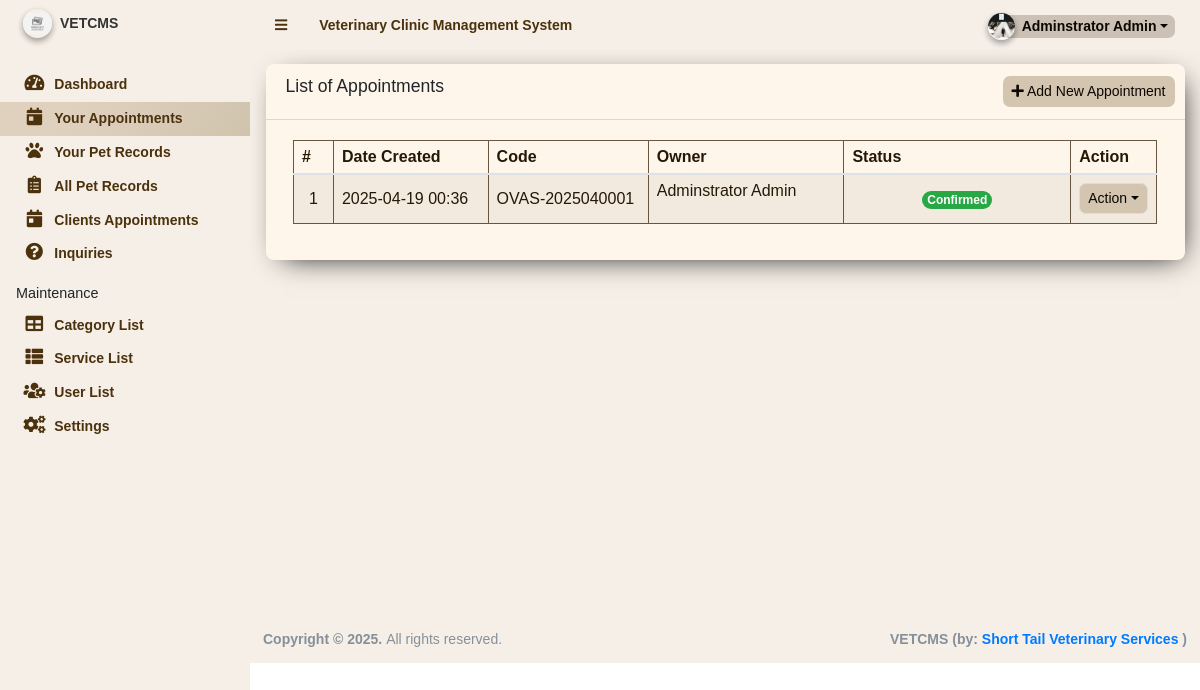
The page /admin/?page=appointment_user (signed in) on the database as committed earlier.
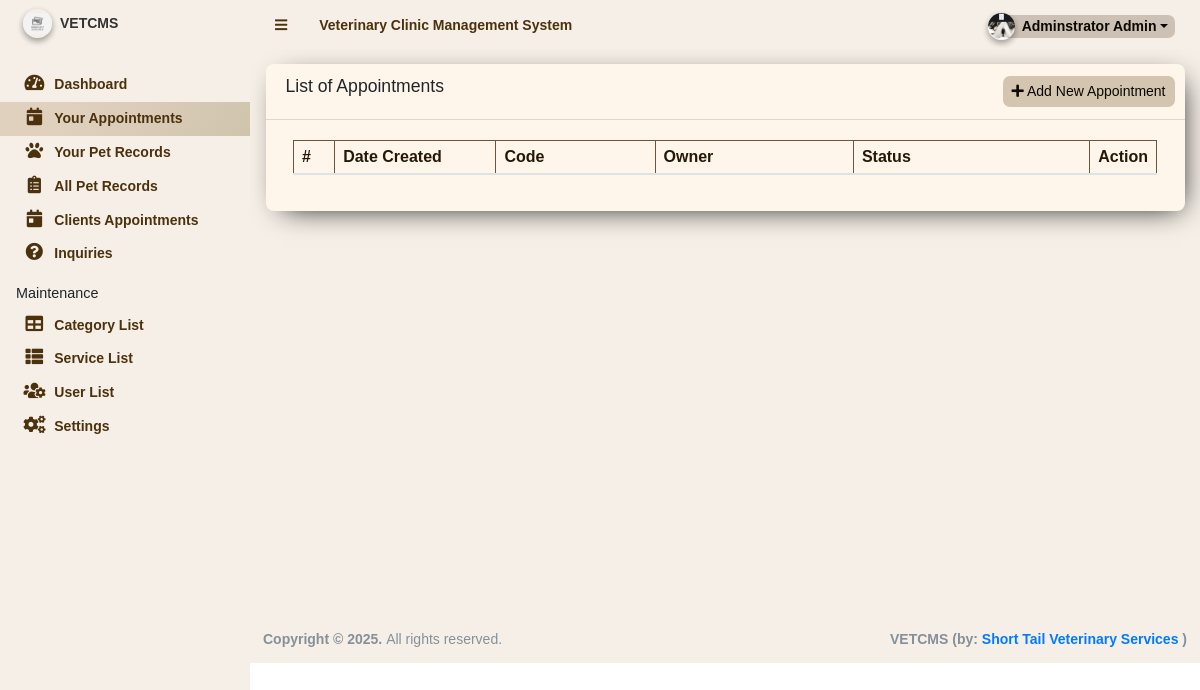
The same page on the database as committed later.
### tables this page shows
CREATE TABLE `appointment_list` (
  `id` int(11) NOT NULL,
  `code` varchar(100) NOT NULL,
  `schedule` date NOT NULL,
  `owner_name` text NOT NULL,
  `contact` text NOT NULL,
  `email` text NOT NULL,
  `address` text NOT NULL,
  `category_id` int(11) NOT NULL,
  `breed` text NOT NULL,
  `age` varchar(50) NOT NULL,
  `service_ids` text DEFAULT NULL,
  `status` tinyint(4) NOT NULL DEFAULT 0,
  `date_created` datetime NOT NULL DEFAULT current_timestamp(),
  `date_updated` datetime DEFAULT NULL ON UPDATE current_timestamp(),
  `pet_id` int(11) NOT NULL,
  `owner_id` int(11) NOT NULL,
  `time_sched` time DEFAULT NULL
);

### classes/DBConnection.php (called while the page is built, shortened)
<?php
class DBConnection{
    private $host = DB_SERVER;
    private $username = DB_USERNAME;
    private $password = DB_PASSWORD;
    private $database = DB_NAME;
    public $conn;
    public function __construct(){
        if (!isset($this->conn)) {
            $this->conn = new mysqli($this->host, $this->username, $this->password, $this->database);
        }
    }
}
?>

### classes/SystemSettings.php (called while the page is built, shortened)
<?php
class SystemSettings extends DBConnection{
	function userdata($field = ''){
		if(!empty($field)){
			if(isset($_SESSION['userdata'][$field]))
				return $_SESSION['userdata'][$field];
			else
				return null;
		}else{
			return false;
		}
	}
}
$_settings = new SystemSettings();
?>

### admin/appointment_user/index.php (the view, shortened to what this page needs)
<div class="card card-outline ">
	<div class="card-header">
		<h3 class="card-title">List of Appointments</h3>
        <div class="card-tools">
			<a href="http://localhost/ovas/?page=appointment"  class="btn btn-flat btn-sm "><span class="fas fa-plus"></span>  Add New Appointment</a>
		</div>
	</div>
	<div class="card-body">
		<div class="container-fluid">
        <div class="table-responsive">
			<table class="table table-sm table-hover table-striped table-bordered">
				<colgroup>
					<col width="5%">
					<col width="20%">
					<col width="20%">
					<col width="25%">
					<col width="30%">
				</colgroup>
				<thead>
					<tr>
						<th>#</th>
						<th>Date Created</th>
						<th>Code</th>
						<th>Owner</th>
						<th>Status</th>
                        <th>Action</th>
					</tr>
				</thead>
				<tbody>
                <?php $name = $_settings->userdata('id'); ?>
					<?php
						$i = 1;
						$qry = $conn->query("SELECT * from `appointment_list` WHERE owner_id = $name order by unix_timestamp(`date_created`) desc ");
						while($row = $qry->fetch_assoc()):
					?>
						<tr>
							<td class="text-center"><?php echo $i++; ?></td>
							<td class=""><?php echo date("Y-m-d H:i",strtotime($row['date_created'])) ?></td>
							<td><?php echo ($row['code']) ?></td>
							<td class=""><p class="truncate-1"><?php echo ucwords($row['owner_name']) ?></p></td>
							<td class="text-center">
							<?php
    switch ($row['status']){
        case 1:
            echo '<span class="rounded-pill badge badge-success">Confirmed</span>';
            break;
    }
?>
							</td>
							<td align="center">
								 <button type="button" class="btn btn-flat btn-default btn-sm dropdown-toggle dropdown-icon" data-toggle="dropdown">
				                  		Action
				                  </button>
							</td>
						</tr>
					<?php endwhile; ?>
				</tbody>
			</table>
		</div>
		</div>
	</div>
</div>

Rows that differ between the two databases and show on the page:
removed appointment_list: date_created "2025-04-19 00:36", code "OVAS-2025040001", owner_name "Adminstrator Admin", status "Confirmed"
